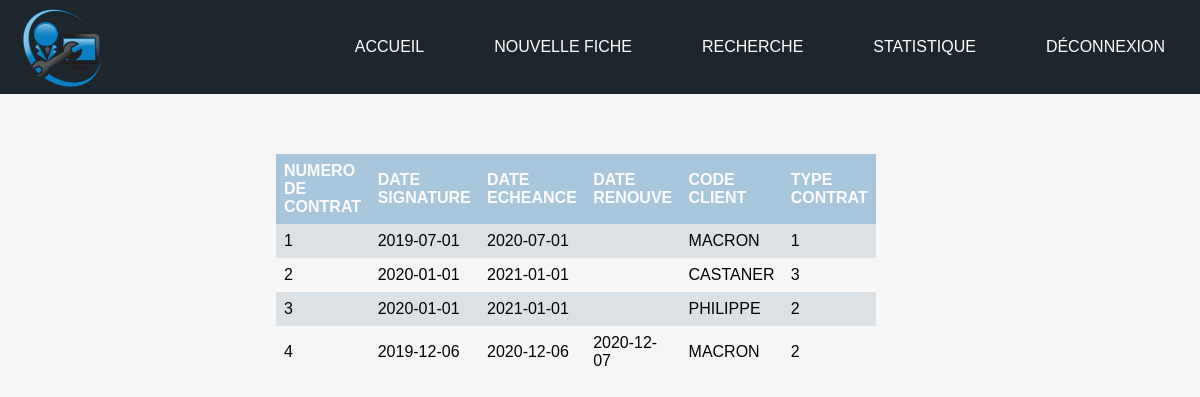
Screenshot of /Panel/Assistant/ (signed in) with the database file from the repository.
### tables this page shows
CREATE TABLE `contrat_maintenance` (
  `num_contrat` int(11) NOT NULL,
  `date_signature` date NOT NULL,
  `date_eche` date NOT NULL,
  `date_renouv` date DEFAULT NULL,
  `code_client` int(11) NOT NULL,
  `ref_contrat` int(11) NOT NULL
);

CREATE TABLE `Client` (
  `Code_Client` int(11) NOT NULL,
  `Raison` varchar(50) NOT NULL,
  `Siren` varchar(50) NOT NULL,
  `Ape` varchar(50) NOT NULL,
  `Adresse` varchar(50) NOT NULL,
  `Num_tel` varchar(50) NOT NULL,
  `Email` varchar(50) NOT NULL,
  `IdAgence` int(11) NOT NULL
);

### Panel/Assistant/index.php (the view, shortened to what this page needs)
<?php
require_once "../../config.php";
?>
<head>
    <link rel="stylesheet" href="/opt/lampp/htdocs/WNP/WEB/CSS/tab.css"/>
</head>
<header>
    <?php include("menu.php"); ?>
</header>
<body>
<table class="table"
<thead class="thead-dark">
<th>Numero de contrat</th>
<th>Date Signature</th>
<th>Date Echeance</th>
<th>Date Renouve</th>
<th>Code Client</th>
<th>Type Contrat</th>
<?php
try {
    $sqlu = $conn->query("SELECT num_contrat, date_signature, date_eche,date_renouv, Raison, ref_contrat FROM contrat_maintenance
    inner join Client on contrat_maintenance.code_client = Client.Code_Client
WHERE contrat_maintenance.date_eche >= '2020-01-01' ");
    $data = $sqlu->fetchAll();
    foreach ($data as $datum) {
        echo "<tr>";
        echo "<td>$datum[num_contrat] </td>";
        echo "<td>$datum[date_signature] </td>";
        echo "<td>$datum[date_eche] </td>";
        echo "<td>$datum[date_renouv] </td>";
        echo "<td>$datum[Raison] </td>";
        echo "<td>$datum[ref_contrat] </td>";
        echo "</tr>";
    }
} catch (Exception $exception) {
    die('Erreur : ' . $exception->getMessage());
} ?>
</body>
</html>

### Panel/Assistant/menu.php (shortened to what this page needs)
<!DOCTYPE html>
<html>
<head>
    <link rel="stylesheet" href="menu.css"/>
</head>
<header>
    <div id="header">
        <div class="logo">
            <img src="icon.png" alt="icon"/>
        </div>
        <nav>
            <ul>
                <li>
                    <a href="./index.php">Accueil</a>
                </li>
                <li>
                    <a href="./client.php">Nouvelle fiche</a>
                <li>
                    <a href="./recherche.php">Recherche</a>
                </li>
                <li>
                    <a href="./statistique.php">Statistique</a>
                </li>
                <li>
                    <a href="../logout.php">Déconnexion</a>
                </li>
            </ul>
        </nav>
    </div>
</header>
<body>
</body>
</html>

### CSS/tab.css (style rules this page uses)
table { border-collapse: collapse; width: 50%; margin-left: 23%; margin-top:5%; font-family: sans-serif; }
th, td { text-align: left; padding: 8px; color:black; ; }
tr:nth-child(even) { background-color: #dbe1e5; }
th { background-color: #88b2d1; opacity: 0.7; color: white; }

### Panel/Assistant/menu.css (style rules this page uses)
*, *:before, *:after { -moz-box-sizing: border-box; -webkit-box-sizing: border-box; box-sizing: border-box; margin: 0; padding: 0 }
body { background: #f6f6f6; line-height: 1.5; font-family: sans-serif; text-transform: uppercase; font-size: 16px; color: #fff; }
a { text-decoration: none; color: #fff }
#header { background: #1E262D; width: 100%; position: relative }
#header:after { content: ""; clear: both; display: block }
.logo { float: left; padding: 0 0 0 20px; margin: 10px 0 0 0 ; }
nav { float: right; }
nav li { list-style: none; float: left }
nav li a { float: left; padding: 35px }
img { width: 80px; height: 80px; margin-left:2%; margin-top:-2%; }

### Panel/Assistant/index.php (style rules this page uses)
table { border-collapse: collapse; width: 50%; margin-left: 23%; margin-top:5%; font-family: sans-serif; }
th, td { text-align: left; padding: 8px; color:black; ; }
tr:nth-child(even) { background-color: #dbe1e5; }
th { background-color: #88b2d1; opacity: 0.7; color: white; }

### rows the page displays
contrat_maintenance: num_contrat "1", date_signature "2019-07-01", date_eche "2020-07-01", code_client.Raison "MACRON", ref_contrat "1"
contrat_maintenance: num_contrat "2", date_signature "2020-01-01", date_eche "2021-01-01", code_client.Raison "CASTANER", ref_contrat "3"
contrat_maintenance: num_contrat "3", date_signature "2020-01-01", date_eche "2021-01-01", code_client.Raison "PHILIPPE", ref_contrat "2"
contrat_maintenance: num_contrat "4", date_signature "2019-12-06", date_eche "2020-12-06", date_renouv "2020-12-07", code_client.Raison "MACRON", ref_contrat "2"
